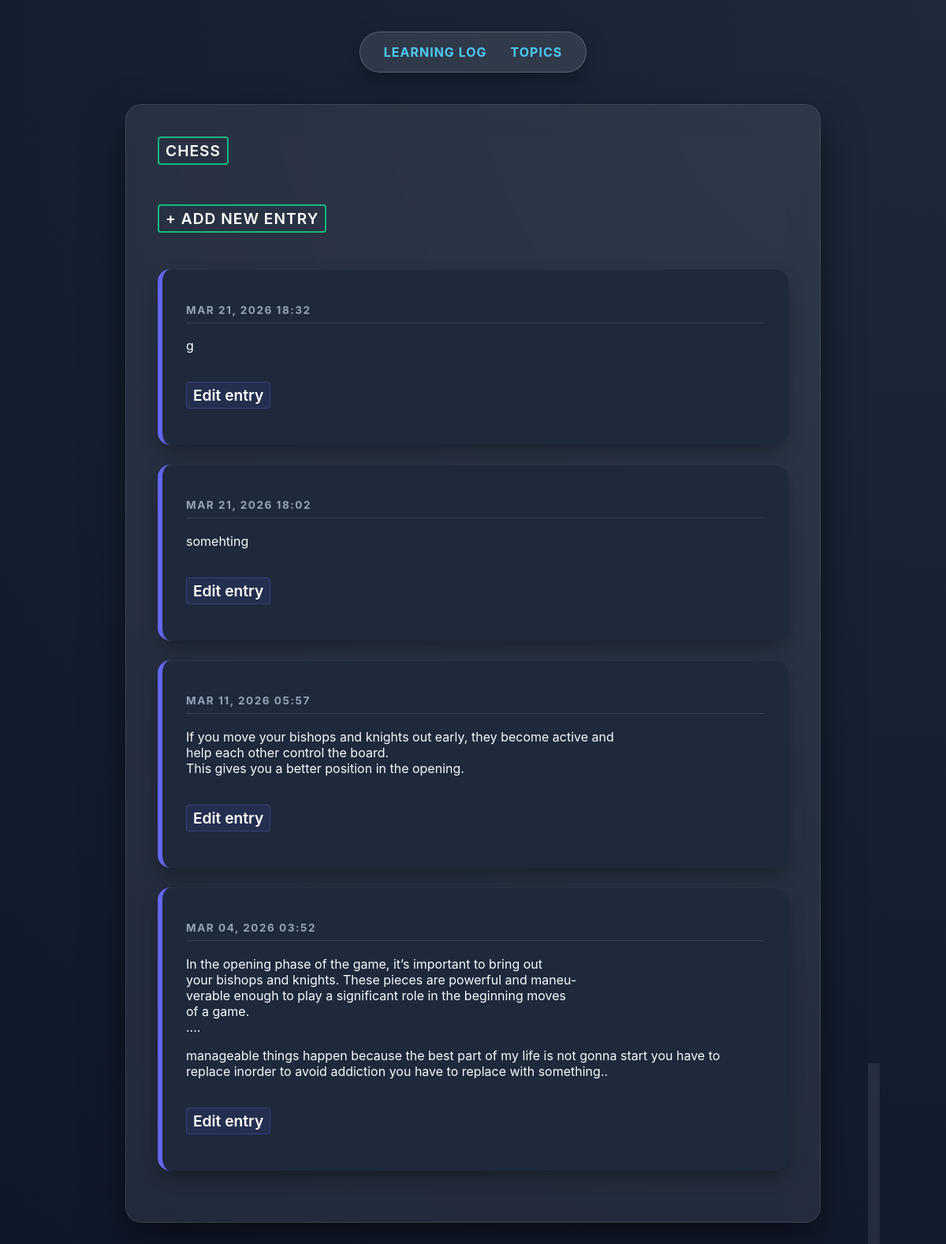
/topics/1/, run on the app's committed database.
### Learning_logs/models.py (models this page shows, shortened)
class Topic(models.Model):
    text=models.CharField(max_length=200)
    data_added=models.DateTimeField(auto_now_add=True)

class Entry(models.Model):
    topic=models.ForeignKey(Topic,on_delete=models.CASCADE)
    text=models.TextField()
    data_added=models.DateTimeField(auto_now_add=True)
    class Meta:
        verbose_name_plural='entries'

### Learning_logs/views.py (the view)
# urls.py: path('topics/<int:topic_id>/',views.topic, name='topic'),
def topic(request, topic_id):
    topic = Topic.objects.get(id=topic_id)
    entries = topic.entry_set.order_by('-data_added')
    context = {'topic': topic, 'entries': entries}
    return render(request, 'learning_logs/topic.html', context)

### Learning_logs/templates/learning_logs/topic.html (shortened to what this page needs)
{% extends 'learning_logs/base.html' %}
{% block content %}
<h2>
  <a class="add-entry-link" href="{% url 'learning_logs:topic' topic.id %}">
    {{ topic.text }}
  </a>
</h2>
  <a class="add-entry-link" href="{% url 'learning_logs:new_entry' topic.id %}">
    + Add new entry
  </a>
{% for entry in entries %}
 <li class="entry-card">
   <p class="entry-date">{{ entry.data_added|date:'M d, Y H:i' }}</p>
   <p class="entry-text">{{ entry.text|linebreaks }}</p>
   <p>
    <a class="edit-link" href="{% url 'learning_logs:edit_entry' entry.id %}">
    Edit entry
    </a>
  </p>
 </li>
{% empty %}
 <li class="empty-message">
    There are no entries for this topic yet.
 </li>
{% endfor %}
{% endblock content %}

### Learning_logs/templates/learning_logs/base.html (style rules this page uses)
body { font-family: 'Segoe UI', Tahoma, Geneva, Verdana, sans-serif; background: radial-gradient(circle at top, #1b263b, #0d1b2a); background-attachment: fixed; margin: 0; padding: 40px 20px; color: #ffffff; min-height: 100vh; }
.container a { color: #ffffff !important; text-decoration: none; font-size: 1.2rem; font-weight: 600; transition: all 0.2s ease-in-out; padding: 4px 8px; border-radius: 4px; }
li { list-style: none; margin-bottom: 15px; padding: 15px; background: rgba(255, 255, 255, 0.05); border-radius: 10px; border-left: 5px solid #4cc9f0; }
h1, h2 { color: #4cc9f0; margin-top: 0; }

### Learning_logs/templates/learning_logs/topic.html (style rules this page uses)
body { background: radial-gradient(circle at top right, #1e293b 0%, #0f172a 100%); min-height: 100vh; padding: 40px 10px; margin: 0; color: #f8fafc; font-family: 'Inter', -apple-system, BlinkMacSystemFont, "Segoe UI", Roboto, sans-serif; }
.add-entry-link { display: inline-block; margin-bottom: 30px; text-decoration: none; color: #10b981; font-weight: bold; font-size: 1.1rem; padding: 12px 24px; border: 2px solid #10b981; border-radius: 50px; transition: all 0.3s ease; text-transform: uppercase; letter-spacing: 1px; }
.entry-card { background: #1e293b; border-radius: 16px; padding: 30px; margin-bottom: 25px; list-style: none; max-width: 800px; margin-left: auto; margin-right: auto; box-shadow: 0 10px 25px -5px rgba(0, 0, 0, 0.4), inset 0 1px 1px rgba(255, 255, 255, 0.05); border-left: 6px solid #6366f1; transition: transform 0.3s cubic-bezier(0.34, 1.56, 0.64, 1), box-shadow 0.3s ease; }
.entry-date { color: #94a3b8; font-size: 0.85rem; font-weight: 700; text-transform: uppercase; letter-spacing: 1.5px; margin-bottom: 15px; display: block; border-bottom: 1px solid rgba(255, 255, 255, 0.1); padding-bottom: 8px; }
.entry-text { color: #ffffff; line-height: 1.7; font-size: 1.15rem; margin-top: 15px; }
.edit-link { display: inline-block; margin-top: 20px; text-decoration: none; color: #818cf8; font-weight: 600; padding: 8px 16px; border-radius: 8px; background: rgba(99, 102, 241, 0.1); border: 1px solid rgba(99, 102, 241, 0.3); transition: all 0.2s ease; }

### data on the page
Topic: text "CHESS"
Entry: data_added "MAR 21, 2026 18:32", text "g"
Entry: data_added "MAR 21, 2026 18:02", text "somehting"
Entry: data_added "MAR 11, 2026 05:57", text "If you move your bishops and knights out early, they become active and help each other control the board. This gives you a better position in the opening."
Entry: data_added "MAR 04, 2026 03:52", text "In the opening phase of the game, it’s important to bring out your bishops and knights. These pieces are powerful and maneu- verable enough to play a significant role in the beginning moves of a game. .... manageable things happen because the best part of my life is not gonna start you have to replace inorder to avoid addiction you have to replace with something.."
